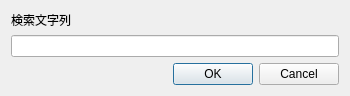
<?xml version="1.0" encoding="UTF-8"?>
<ui version="4.0">
 <class>GsiAddressSearch</class>
 <widget class="QDialog" name="GsiAddressSearch">
  <property name="windowModality">
   <enum>Qt::NonModal</enum>
  </property>
  <property name="geometry">
   <rect>
    <x>0</x>
    <y>0</y>
    <width>350</width>
    <height>93</height>
   </rect>
  </property>
  <property name="windowTitle">
   <string>住所検索</string>
  </property>
  <property name="windowIcon">
   <iconset>
    <normaloff>img/Search.gif</normaloff>img/Search.gif</iconset>
  </property>
  <layout class="QGridLayout" name="gridLayout">
   <item row="0" column="0">
    <layout class="QVBoxLayout" name="verticalLayout">
     <item>
      <widget class="QLabel" name="addressLabel">
       <property name="baseSize">
        <size>
         <width>500</width>
         <height>50</height>
        </size>
       </property>
       <property name="text">
        <string>検索文字列</string>
       </property>
      </widget>
     </item>
     <item>
      <widget class="QLineEdit" name="address">
       <property name="text">
        <string/>
       </property>
      </widget>
     </item>
     <item>
      <spacer name="verticalSpacer">
       <property name="orientation">
        <enum>Qt::Vertical</enum>
       </property>
       <property name="sizeHint" stdset="0">
        <size>
         <width>20</width>
         <height>40</height>
        </size>
       </property>
      </spacer>
     </item>
     <item>
      <widget class="QDialogButtonBox" name="buttonBox">
       <property name="orientation">
        <enum>Qt::Horizontal</enum>
       </property>
       <property name="standardButtons">
        <set>QDialogButtonBox::Cancel|QDialogButtonBox::Ok</set>
       </property>
      </widget>
     </item>
    </layout>
   </item>
  </layout>
 </widget>
 <resources/>
 <connections>
  <connection>
   <sender>buttonBox</sender>
   <signal>accepted()</signal>
   <receiver>GsiAddressSearch</receiver>
   <slot>accept()</slot>
   <hints>
    <hint type="sourcelabel">
     <x>248</x>
     <y>254</y>
    </hint>
    <hint type="destinationlabel">
     <x>157</x>
     <y>274</y>
    </hint>
   </hints>
  </connection>
  <connection>
   <sender>buttonBox</sender>
   <signal>rejected()</signal>
   <receiver>GsiAddressSearch</receiver>
   <slot>reject()</slot>
   <hints>
    <hint type="sourcelabel">
     <x>316</x>
     <y>260</y>
    </hint>
    <hint type="destinationlabel">
     <x>286</x>
     <y>274</y>
    </hint>
   </hints>
  </connection>
 </connections>
</ui>
